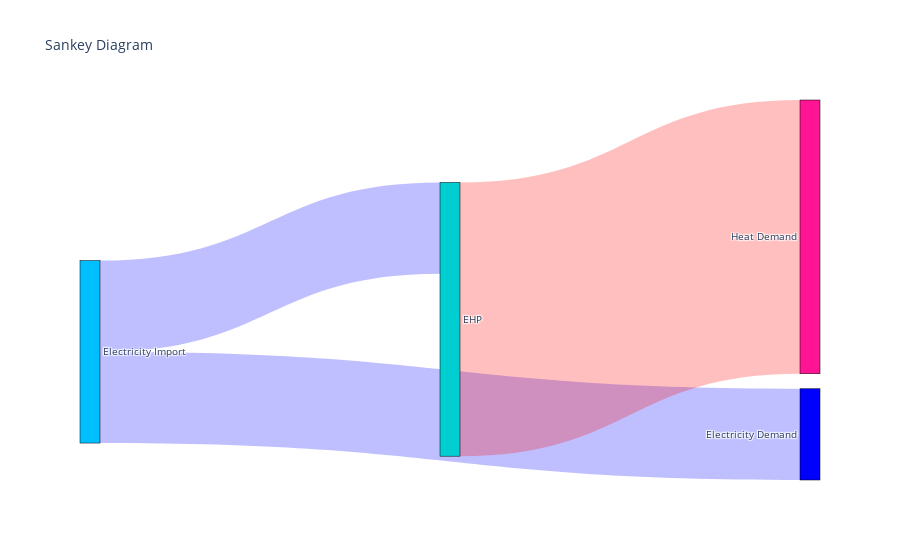

Source (notebook cell):
### Markdown cell above
The tool then provides several methods to solve the model and visualize the results.

### Code cell
# Building and solving model
model = copy.deepcopy(lp_model)  # Making a copy for later use
results = build_MES_Cogeneration_Model(model)


# Visualizing model
sankey_MES_Cogeneration(model)

flexibility_MES_Cogeneration(model, True, True, True,
                             'Electricity input(-) or output(+) [MW]',
                             'Heat input(-) or output(+) [MW]',
                             'Gas input(-) or output(+) [MW]')

### Figure 1 — Plotly figure (JSON) as saved in the notebook; plotly's stock layout.template omitted (floating-point values rounded to 4 significant figures)
{"data": [{"link": {"color": ["rgba(0,0,255,0.25)", "rgba(0,0,255,0.25)", "rgba(0,0,255,0.25)", "rgba(0,0,255,0.25)", "rgba(0,0,255,0.25)", "rgba(255,0,0,0.25)", "rgba(255,0,0,0.25)", "rgba(255,0,0,0.25)", "rgba(255,0,0,0.25)", "rgba(255,0,0,0.25)", "rgba(0,255,0,0.25)", "rgba(0,255,0,0.25)"], "source": [0, 0, 8, 8, 8, 8, 7, 9, 8, 3, 6, 6], "target": [2, 7, 2, 7, 1, 3, 3, 3, 4, 5, 8, 9], "value": [1, 1, 0, 0, 0, 0, 3, 0, 0, 0, 0, 0]}, "node": {"color": ["deepskyblue", "lightblue", "blue", "deeppink", "firebrick", "gold", "forestgreen", "darkturquoise", "lavender", "silver", "magenta", "olive", "maroon", "black", "gray"], "label": ["Electricity Import", "Electricity Export", "Electricity Demand", "Heat Demand", "Heat Spill", "Heat Shedding", "Gas import", "EHP", "CHP", "Boiler"], "line": {"color": "black", "width": 0.5}, "pad": 15, "thickness": 20}, "type": "sankey"}], "layout": {"autosize": true, "font": {"size": 10}, "title": {"text": "Sankey Diagram"}}}
